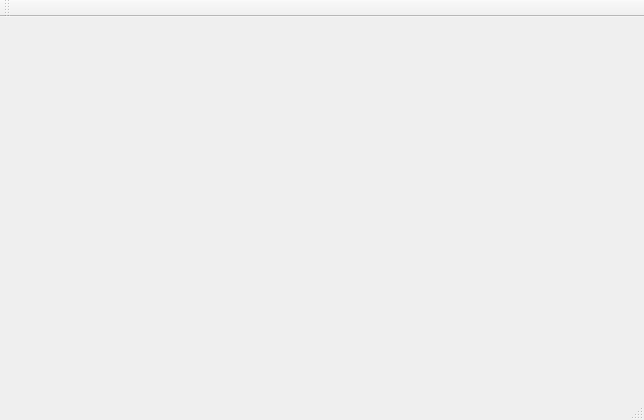
<?xml version="1.0" encoding="UTF-8"?>
<ui version="4.0">
 <class>test_demo_coreClass</class>
 <widget class="QMainWindow" name="test_demo_coreClass">
  <property name="geometry">
   <rect>
    <x>0</x>
    <y>0</y>
    <width>644</width>
    <height>420</height>
   </rect>
  </property>
  <property name="windowTitle">
   <string>test_demo_core</string>
  </property>
  <widget class="QWidget" name="centralWidget">
   <layout class="QGridLayout" name="gridLayout"/>
  </widget>
  <widget class="QMenuBar" name="menuBar">
   <property name="geometry">
    <rect>
     <x>0</x>
     <y>0</y>
     <width>644</width>
     <height>23</height>
    </rect>
   </property>
  </widget>
  <widget class="QToolBar" name="mainToolBar">
   <attribute name="toolBarArea">
    <enum>TopToolBarArea</enum>
   </attribute>
   <attribute name="toolBarBreak">
    <bool>false</bool>
   </attribute>
  </widget>
  <widget class="QStatusBar" name="statusBar"/>
 </widget>
 <layoutdefault spacing="6" margin="11"/>
 <resources>
  <include location="test_demo_core.qrc"/>
 </resources>
 <connections/>
</ui>
